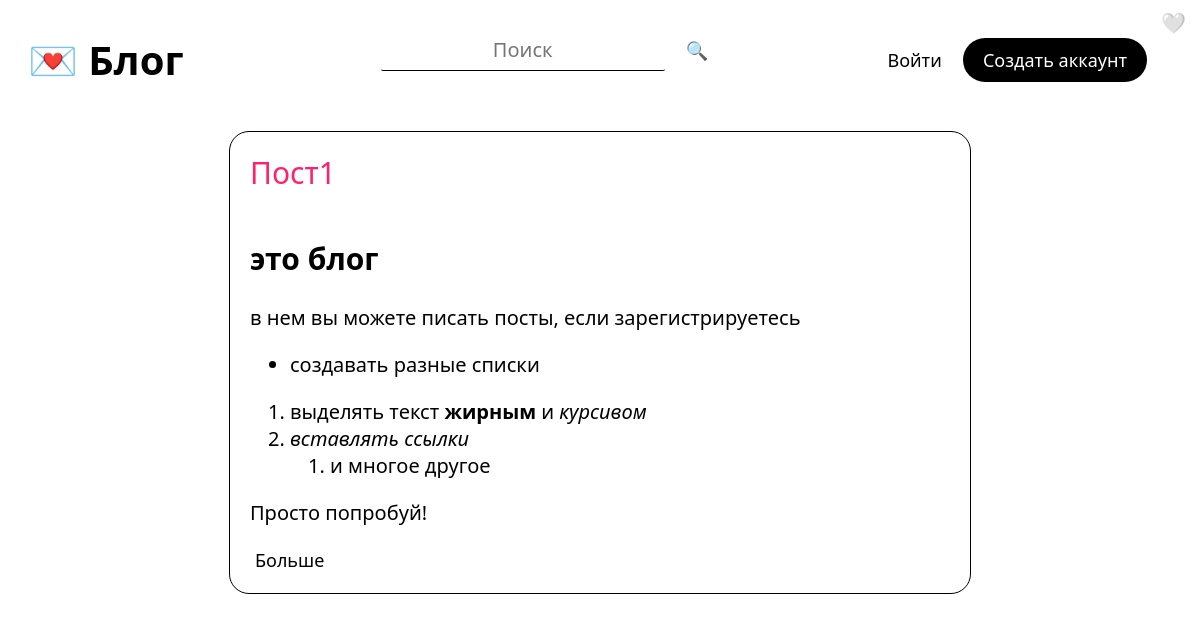
The page / on the database its author committed.
### tables this page shows
CREATE TABLE posts (id INTEGER NOT NULL UNIQUE, title TEXT NOT NULL, tags TEXT, content TEXT NOT NULL, author TEXT NOT NULL, date TEXT NOT NULL, time TEXT NOT NULL, views TEXT, lastEditDate TEXT, lastEditTime TEXT, PRIMARY KEY (id AUTOINCREMENT));

### routes/index.py (the view)
@indexBlueprint.route("/")
def index():
    connection = sqlite3.connect("db/posts.db")
    cursor = connection.cursor()
    cursor.execute("select * from posts")
    posts = cursor.fetchall()
    return render_template(
        "index.html",
        posts=posts,
    )

### server.py (called while the page is built)
@app.context_processor
def utility_processor():
    getProfilePicture
    return dict(getProfilePicture=getProfilePicture)

### templates/index.html (shortened to what this page needs)
{% extends 'layout.html'%} {%block head%}
<link
  rel="stylesheet"
  href="{{ url_for('static', filename='css/index.css') }}"
/>
{% endblock head %} {%block body%} {% for post in posts %}
<div class="post centeredHorizontally">
  <a class="title textPrimary" href="post/{{post[0]}}">{{post[1]}}</a>
  <div class="content" tag="content">{{post[3]|safe}}</div>
  <a href="post/{{post[0]}}" class="btn btnLink">Больше</a>
</div>
{% endfor %} {% endblock body %}

### templates/layout.html (shortened to what this page needs)
<!DOCTYPE html>
<html lang="ru">
  <head>
    <link
      rel="stylesheet"
      href="{{ url_for('static', filename='css/general.css') }}"/>
    {% block head %} {% endblock head %}
  </head>
  <body>
    {% include 'changeTheme.html'%} {% include 'navbar.html'%} {% include
    'flash.html'%} {% block body %} {% endblock body %}
    <link
      rel="stylesheet"
      href="{{ url_for('static', filename='css/editor.css') }}"/>
  </body>
</html>

### templates/changeTheme.html (shortened to what this page needs)
<link
  rel="stylesheet"
  href="{{ url_for('static', filename='css/changeTheme.css') }}"
/>
<section class="changeThemeContainer">
  <button class="changeTheme btn" onclick="toDark()">🤍</button>
</section>

### templates/navbar.html (shortened to what this page needs)
<link
  rel="stylesheet"
  href="{{ url_for('static', filename='css/navbar.css') }}"/>
<div class="navbar">
  <a href="/"><h1 class="btn btnLink btnHome">💌 Блог</h1></a>
  <div class="searchBar">
    <input
      type="text"
      id="searchInput"
      class="input"
      autocomplete="off"
      placeholder="Поиск"/><button onclick="search()" class="btn">🔍</button>
  </div>
  <div class="btns">
    {% if session["userName"] %}
    <a href="/createpost">
      <button class="btn btnLink">Написать Пост</button>
    </a>
    <a href="/user/{{session['userName'].lower()}}">
      <div class="btn btnPrimary user">
        <img
          class="profilePicture"
          src="{{ getProfilePicture(session['userName']) }}"
        />
        <button class="btn profileText">{{session["userName"]}}</button>
      </div>
    </a>
    <a href="/logout" title="logout">❌</a>
    {% elif hideLogin %}
    <a href="/signup"><button class="btn btnLink">Создать аккаунт</button></a>
    {% elif hideSignUp %}
    <a href="/login/redirect=&"><button class="btn btnLink">Войти</button></a>
    {%else%}
    <a href="/login/redirect=&"><button class="btn btnLink">Войти</button></a>
    <a href="/signup"><button class="btn btnPrimary">Создать аккаунт</button></a>
    {% endif %}
  </div>
</div>

### templates/flash.html (shortened to what this page needs)
<link
  rel="stylesheet"
  href="{{ url_for('static', filename='css/flash.css') }}"/>

### static/css/general.css (style rules this page uses)
:root { --themePrimary: #000; --themeSecondary: #fff; --themeHelper: #303030; --primaryColor: #ff206e; --primaryHelper: #FF4F8C; }
* { font-family: system-ui, "Segoe UI", Roboto, Helvetica, Arial, sans-serif, "Apple Color Emoji", "Segoe UI Emoji", "Segoe UI Symbol"; color: var(--themePrimary); }
html { font-size: 125% !important; }
body { background-color: var(--themeSecondary); }
a { text-decoration: none; user-select: none; }
button { background-color: transparent; border: 0; }
.input { margin-bottom: 1rem; border: 0px; height: 2rem; width: 14rem; text-align: center; display: block; color: var(--themePrimary); background-color: transparent; font-size: 1rem; border-bottom: 1px solid var(--themePrimary); transition: 0.4s; border-radius: 0.1rem; }
.centeredHorizontally { margin-left: auto; margin-right: auto; }
.btn { height: fit-content; width: fit-content; border-radius: 2rem; border: 0px; transition: 0.25s; font-weight: 500; cursor: pointer; font-size: 0.9rem; text-align: center; margin: 0rem 0.25rem; }
.btnPrimary { padding: 0.5rem 1rem 0.5rem 1rem; color: var(--themeSecondary); background-color: var(--themePrimary); }
.btnLink { background-color: transparent; }
.textPrimary { color: var(--primaryColor); transition: 0.25s; }

### static/css/index.css (style rules this page uses)
.post { max-width: 35rem; max-height: fit-content; margin-top: 2rem; border: 1px solid var(--themePrimary); border-radius: 1rem; padding: 1rem; }
.content { display: -webkit-box; overflow: hidden; -webkit-line-clamp: 8; -webkit-box-orient: vertical; margin: 1rem 0rem; }
.content p { display: inline; }
.title { font-size: 1.5rem; }

### static/css/changeTheme.css (style rules this page uses)
.changeThemeContainer { position: relative; user-select: none; }
.changeTheme { font-size: 1rem; position: absolute; top: 0px; right: 0px; margin: 0; }

### static/css/navbar.css (style rules this page uses)
.navbar { align-items: center; display: flex; width: 100%; justify-content: space-between; padding-top: 1rem; user-select: none; }
.btns { margin-right: 12rem; order: 5; }
.btnHome { margin-left: 12rem; order: 1; font-size: 2rem; font-weight: 550; }
#searchInput { display: inline-block; margin-right: 0.5rem; }
@media (min-width:968px) and (max-width:1280px) { .btnHome, .btns { margin-right: 2rem; } }
@media (min-width:968px) and (max-width:1280px) { .btnHome { margin-left: 1rem; } }

### rows shown on the page
posts: title "Пост1", content "это блог в нем вы можете писать посты, если зарегистрируетесь создавать разные списки выделять текст жирным и курсивом вставлять ссылки и многое другое Просто попробуй!"
